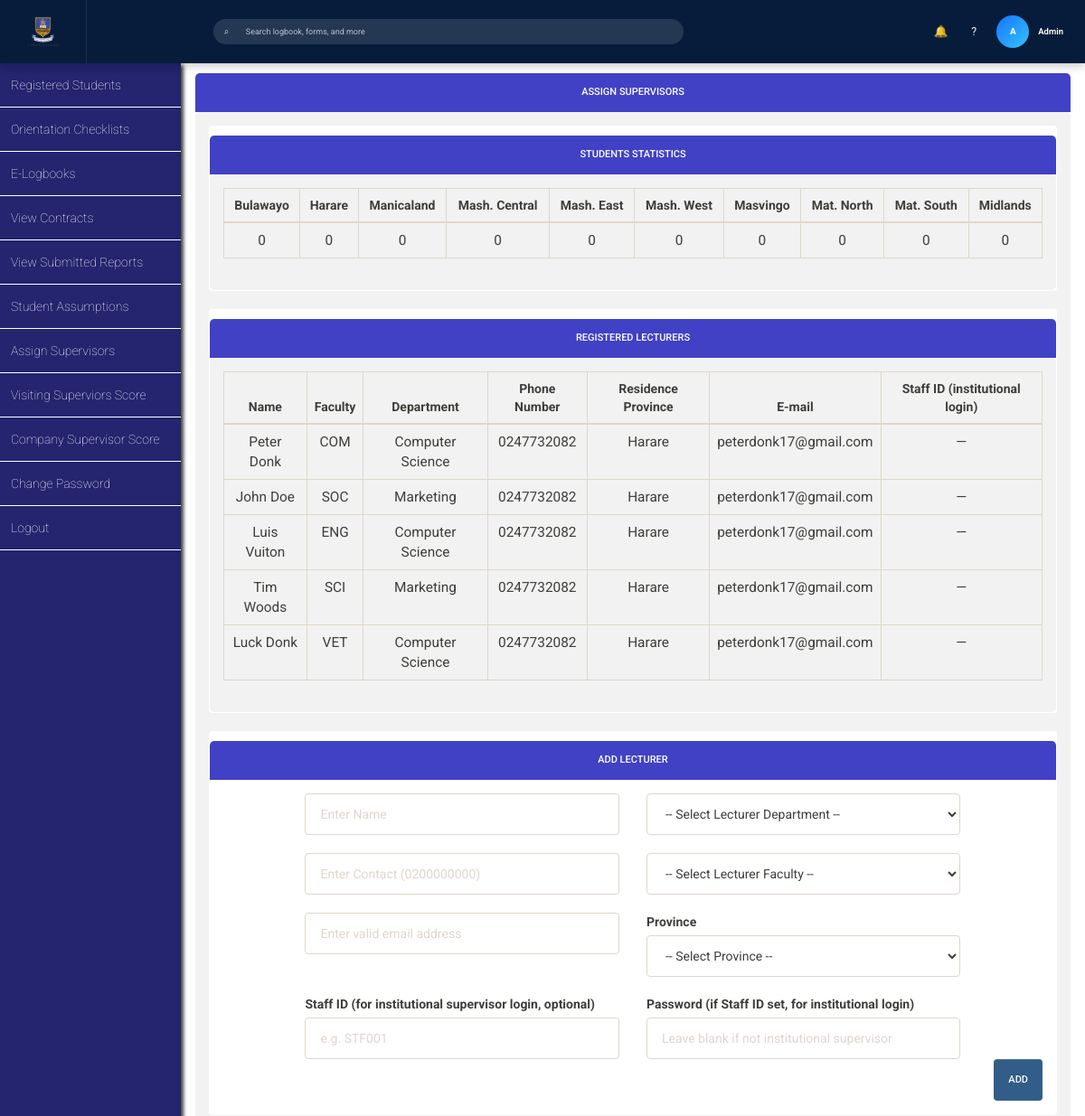
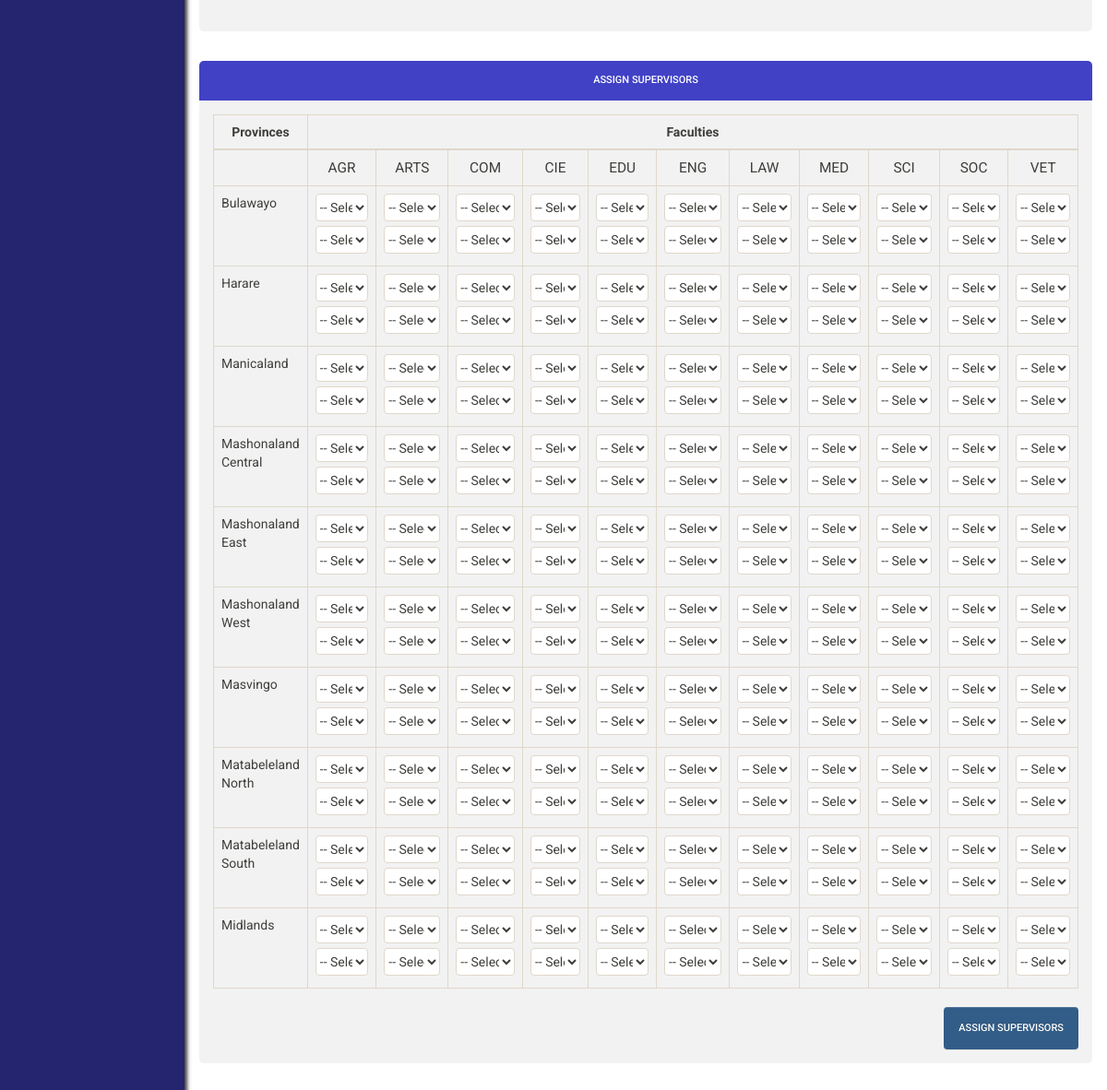
Screenshot of /admin/assign_supervisors/assign_supervisors.php with the database file from the repository (2 pictures, top to bottom).
### tables this page shows
CREATE TABLE `visiting_lecturers` (
  `id` int(11) NOT NULL,
  `lecturer_name` varchar(255) NOT NULL,
  `lecturer_faculty` varchar(255) NOT NULL,
  `lecturer_phone_number` varchar(50) NOT NULL,
  `lecturer_region_residence` varchar(255) NOT NULL,
  `lecturer_department` varchar(255) NOT NULL,
  `lecturer_email` varchar(255) NOT NULL,
  `staff_id` varchar(100) DEFAULT NULL,
  `password` varchar(255) DEFAULT NULL,
  `visiting_assessment_password` varchar(255) DEFAULT NULL COMMENT 'Password for this supervisor to open Visiting Supervisor Assessment from student portal',
  `company_assessment_password` varchar(255) DEFAULT NULL COMMENT 'Password for company supervisors to open Company Supervisor Assessment from student portal',
  UNIQUE KEY `staff_id` (`staff_id`)
);

### admin/assign_supervisors/assign_supervisors.php (the view, shortened to what the rows shown need)
<?php
include '../../database_connection/database_connection.php';
$mysql_query_1 = "SELECT * FROM visiting_lecturers";
 ?>
<!DOCTYPE html>
<html lang="en" class="bg-pink">
<head>
  <link rel="stylesheet" href="../../css/bootstrap-theme.min.css"/>
  <link rel="stylesheet" href="../../css/bootstrap.min.css"/>
  <link rel="stylesheet" href="../../css/main_page_style.css"/>
  <link rel="stylesheet" href="assign_supervisors.css"/>
</head>
<body>
<div class="container-fluid">
<div id="main_content">
	<div class = "panel">
	   <div class = "panel-heading phead">
		  <h2 class = "panel-title ptitle"> Assign Supervisors</h2>
	   </div>
			<div class = "panel-body pbody">
			<div class = "panel">
			<div class = "panel-heading phead">
				<h2 class = "panel-title ptitle"> Students Statistics</h2>
		   </div>
				<div class = "panel-body pbody">
			  <table class="table table-bordered table-hover">
				  <thead>
					<tr>
						<th style="text-align:center">Bulawayo</th>
						<th style="text-align:center">Harare</th>
						<th style="text-align:center">Manicaland</th>
						<th style="text-align:center">Mash. Central</th>
						<th style="text-align:center">Mash. East</th>
						<th style="text-align:center">Mash. West</th>
						<th style="text-align:center">Masvingo</th>
						<th style="text-align:center">Mat. North</th>
						<th style="text-align:center">Mat. South</th>
						<th style="text-align:center">Midlands</th>
					</tr>
				  </thead>
			</table>
	 </div>
   </div>
			   <div class = "panel">
			<div class = "panel-heading phead">
				<h2 class = "panel-title ptitle"> Registered Lecturers</h2>
		   </div>
				<div class = "panel-body pbody">
			  <table class="table table-bordered table-hover">
				  <thead>
					<tr>
						<th style="text-align:center">Name</th>
						<th style="text-align:center">Faculty</th>
						<th style="text-align:center">Department</th>
						<th style="text-align:center">Phone Number</th>
						<th style="text-align:center">Residence Province</th>
						<th style="text-align:center">E-mail</th>
						<th style="text-align:center">Staff ID (institutional login)</th>
					</tr>
				  </thead>
				  <tbody>
					<?php
					$mysql_query_command_1 = $mysql_query_1;
					$execute_result_query = mysqli_query($conn,$mysql_query_command_1);
					if ($execute_result_query) {
					while ($row_set = mysqli_fetch_array($execute_result_query)){
					  $staff_id_display = isset($row_set["staff_id"]) && $row_set["staff_id"] !== '' ? htmlspecialchars($row_set["staff_id"]) : '—';
					  echo "<tr style='text-align:center;font-size:1.1em'>";
					  echo "<td>".htmlspecialchars($row_set["lecturer_name"])."</td>";
					  echo "<td>".htmlspecialchars($row_set["lecturer_faculty"])."</td>";
					  echo "<td>".htmlspecialchars($row_set["lecturer_department"])."</td>";
					  echo "<td>".htmlspecialchars($row_set["lecturer_phone_number"])."</td>";
					  echo "<td>".htmlspecialchars($row_set["lecturer_region_residence"])."</td>";
					  echo "<td>".htmlspecialchars($row_set["lecturer_email"])."</td>";
					  echo "<td>".$staff_id_display."</td>";
					  echo "</tr>";
					}
					}
					 ?>
				  </tbody>
			</table>
	 </div>
   </div>
   <div class="panel">
	 <div class = "panel-heading phead phead-adjusted">
		  <h2 class = "panel-title ptitle"> Add Lecturer</h2>
	   </div>
	   </div>
   </div>
 </div>
 <div class = "panel">
			<div class = "panel-heading phead">
				<h2 class = "panel-title ptitle"> Assign Supervisors</h2>
		   </div>
				<div class = "panel-body pbody">
			  <form method="post" action="">
			  <table class="table table-bordered table-hover">
				  <thead>
					<tr>
						<th style="text-align:center" width="10%">Provinces</th>
						<th colspan="11" style="text-align:center">Faculties</th>
					</tr>
				  </thead>
			</table>
			</form>
	 </div>
	</div>
 </div>
</body>
</html>

### rows the page displays
visiting_lecturers: lecturer_name "Peter Donk", lecturer_faculty "COM", lecturer_department "Computer Science", lecturer_phone_number "0247732082", lecturer_region_residence "Harare", lecturer_email "peterdonk17@gmail.com", staff "—"
visiting_lecturers: lecturer_name "John Doe", lecturer_faculty "SOC", lecturer_department "Marketing", lecturer_phone_number "0247732082", lecturer_region_residence "Harare", lecturer_email "peterdonk17@gmail.com", staff "—"
visiting_lecturers: lecturer_name "Luis Vuiton", lecturer_faculty "ENG", lecturer_department "Computer Science", lecturer_phone_number "0247732082", lecturer_region_residence "Harare", lecturer_email "peterdonk17@gmail.com", staff "—"
visiting_lecturers: lecturer_name "Tim Woods", lecturer_faculty "SCI", lecturer_department "Marketing", lecturer_phone_number "0247732082", lecturer_region_residence "Harare", lecturer_email "peterdonk17@gmail.com", staff "—"
visiting_lecturers: lecturer_name "Luck Donk", lecturer_faculty "VET", lecturer_department "Computer Science", lecturer_phone_number "0247732082", lecturer_region_residence "Harare", lecturer_email "peterdonk17@gmail.com", staff "—"

### other values shown
$topbar_initial "A"
$topbar_display_esc "Admin"
$row_cnt "0"
form field lecturers_department "-- Select Lecturer Department --"
form field lecturers_faculty "-- Select Lecturer Faculty --"
form field selected_region "-- Select Province --"
